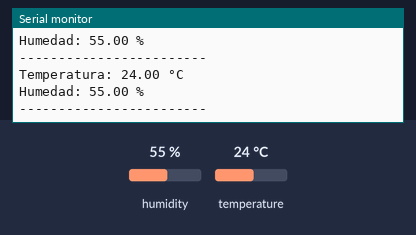
The sketch below on a simulated Arduino Uno, built with avr-gcc and run on an emulated ATmega328P. On the bench: the last lines printed to the serial monitor. The test bench sets the inputs (shaded band); at power-on: humidity 55 %, temperature 24 °C.

Above: at 4.8 s.
4.9 s: humidity set to 22 %
At 7.2 s:
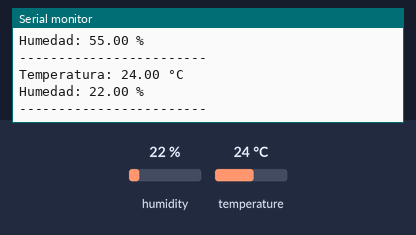
7.9 s: temperature set to 12 °C
At 8.4 s:
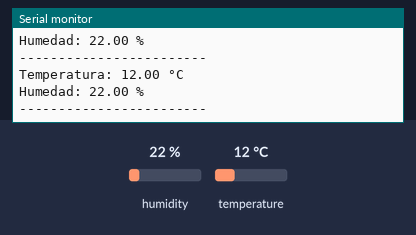
10.9 s: humidity set to 40 %
At 13.3 s:
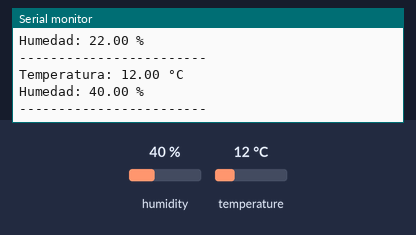
Timing chart, 0 to 14.8 s (numbered marks = the images above; inputs shaded):
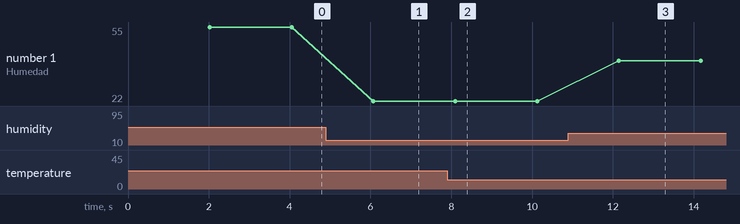

The sketch:

sensor_Temperatura.ino
```cpp
#include <Adafruit_Sensor.h>
#include <DHT.h>

#define DHTPIN 3

#define DHTTYPE DHT11

DHT dht(DHTPIN, DHTTYPE);

void setup() {
  Serial.begin(115200);
  Serial.println("Iniciando sensor DHT11...");

  dht.begin();
}

void loop() {
  delay(2000);

  float humedad = dht.readHumidity();
  float temperatura = dht.readTemperature();

  if (isnan(humedad) || isnan(temperatura)) {
    Serial.println("Error al leer el sensor DHT11");
    return;
  }

  Serial.print("Temperatura: ");
  Serial.print(temperatura);
  Serial.println(" °C");

  Serial.print("Humedad: ");
  Serial.print(humedad);
  Serial.println(" %");

  Serial.println("------------------------");
}
```

Measured:
- after the input at 4.9 s, the serial monitor: prints a new line after 1.2 s (image 1)
- after the input at 7.9 s, the serial monitor: prints a new line after 0.20 s (image 2)
- after the input at 10.9 s, the serial monitor: prints a new line after 1.2 s (image 3)
- plotted number 1: 55 → 22 after the input at 4.9 s, 22 → 40 after the input at 10.9 s
